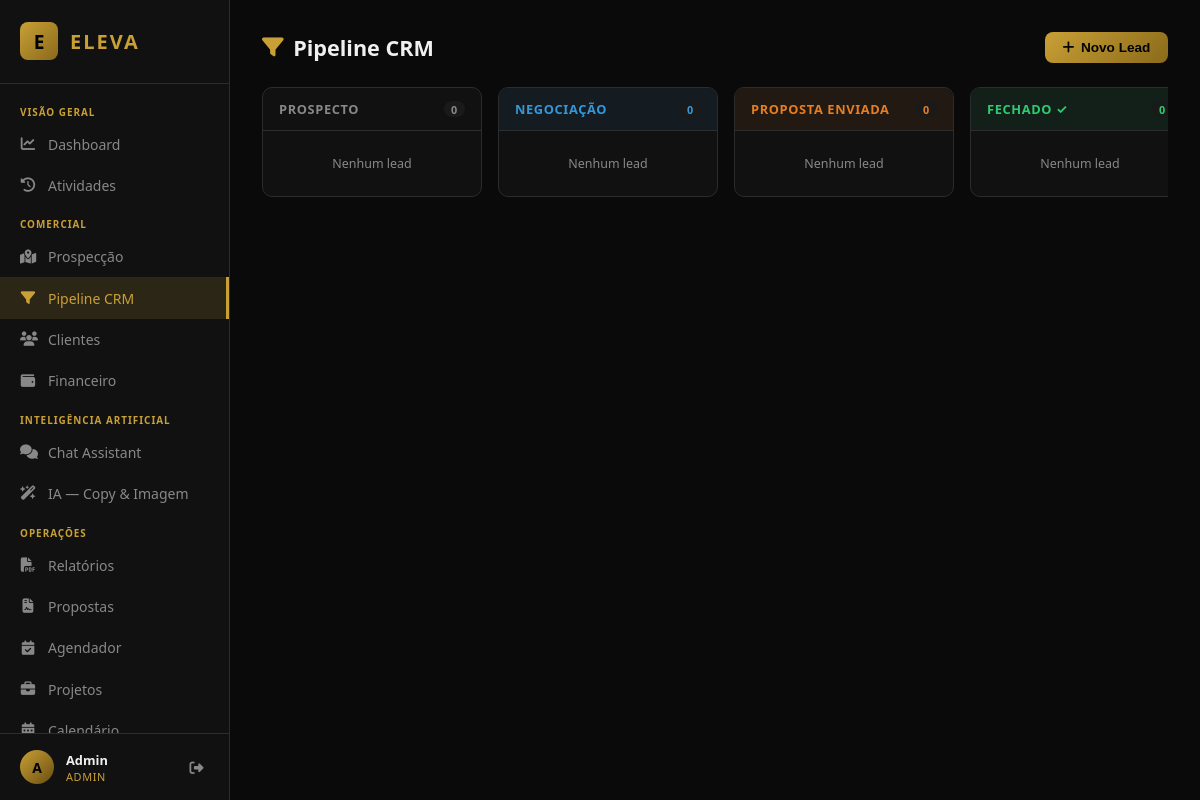
The page /pipeline (signed in) on the database its author committed.
### tables this page shows
CREATE TABLE users (
            id INTEGER PRIMARY KEY AUTOINCREMENT,
            name TEXT NOT NULL,
            email TEXT UNIQUE NOT NULL,
            password_hash TEXT NOT NULL,
            role TEXT DEFAULT 'ceo',
            created_at TEXT DEFAULT (datetime('now','localtime'))
        );

### main.py (the view)
@app.get("/pipeline", response_class=HTMLResponse)
def pipeline_page(request: Request):
    user = require_user(request)
    conn = get_db()
    rows = conn.execute("SELECT p.*, u.name as creator FROM pipeline p LEFT JOIN users u ON p.created_by=u.id ORDER BY p.created_at DESC").fetchall()
    conn.close()
    by_stage = {s: [] for s in STAGES}
    for r in rows:
        s = r["stage"] if r["stage"] in STAGES else "prospecto"
        by_stage[s].append(dict(r))
    totals = {s: sum(r["value"] for r in by_stage[s]) for s in STAGES}
    return templates.TemplateResponse("pipeline.html", {"request": request, "user": dict(user), "by_stage": by_stage, "stages": STAGES, "stages_label": STAGES_LABEL, "totals": totals})

### templates/pipeline.html (shortened to what this page needs)
{% extends "base.html" %}
{% block content %}
<div class="page-header">
  <h2><i class="fa fa-filter"></i> Pipeline CRM</h2>
  <button class="btn btn-primary" onclick="openModal('modal-novo-lead')"><i class="fa fa-plus"></i> Novo Lead</button>
</div>
<div class="pipeline-board">
  {% for stage in stages %}
  {% if stage != 'perdido' %}
  <div class="pipeline-col">
    <div class="pipeline-col-header stage-{{ stage }}">
      <span>{{ stages_label[stage] }}</span>
      <span class="count">{{ by_stage[stage]|length }}</span>
    </div>
    <div class="pipeline-cards">
      {% if not by_stage[stage] %}
      <div class="pipeline-empty">Nenhum lead</div>
      {% endif %}
    </div>
  </div>
  {% endif %}
  {% endfor %}
</div>
{% endblock %}

### templates/base.html (shortened to what this page needs)
<!DOCTYPE html>
<html lang="pt-BR">
<head>
  <link rel="stylesheet" href="/static/css/style.css"/>
  <link rel="stylesheet" href="https://cdnjs.cloudflare.com/ajax/libs/font-awesome/6.5.0/css/all.min.css"/>
</head>
<body>
  <nav class="sidebar" id="sidebar">
    <div class="sidebar-brand">
      <span class="brand-icon">E</span>
      <span class="brand-name">ELEVA</span>
    </div>
    <ul class="sidebar-nav">
      <li class="nav-section">VISÃO GERAL</li>
      <li><a href="/" class="{% if request.url.path == '/' %}active{% endif %}" onclick="closeSidebar()">
        <i class="fa fa-chart-line"></i><span>Dashboard</span>
      </a></li>
      <li><a href="/atividades" class="{% if '/atividades' in request.url.path %}active{% endif %}" onclick="closeSidebar()">
        <i class="fa fa-clock-rotate-left"></i><span>Atividades</span>
      </a></li>
      <li class="nav-section">COMERCIAL</li>
      <li><a href="/prospeccao" class="{% if '/prospeccao' in request.url.path %}active{% endif %}" onclick="closeSidebar()">
        <i class="fa fa-map-location-dot"></i><span>Prospecção</span>
      </a></li>
      <li><a href="/pipeline" class="{% if '/pipeline' in request.url.path %}active{% endif %}" onclick="closeSidebar()">
        <i class="fa fa-filter"></i><span>Pipeline CRM</span>
      </a></li>
      <li><a href="/clientes" class="{% if '/clientes' in request.url.path %}active{% endif %}" onclick="closeSidebar()">
        <i class="fa fa-users"></i><span>Clientes</span>
      </a></li>
      <li><a href="/financeiro" class="{% if '/financeiro' in request.url.path %}active{% endif %}" onclick="closeSidebar()">
        <i class="fa fa-wallet"></i><span>Financeiro</span>
      </a></li>
      <li class="nav-section">INTELIGÊNCIA ARTIFICIAL</li>
      <li><a href="/chat" class="{% if '/chat' in request.url.path %}active{% endif %}" onclick="closeSidebar()">
        <i class="fa fa-comments"></i><span>Chat Assistant</span>
      </a></li>
      <li><a href="/ia" class="{% if '/ia' in request.url.path %}active{% endif %}" onclick="closeSidebar()">
        <i class="fa fa-wand-magic-sparkles"></i><span>IA — Copy & Imagem</span>
      </a></li>
      <li class="nav-section">OPERAÇÕES</li>
      <li><a href="/relatorios" class="{% if '/relatorios' in request.url.path %}active{% endif %}" onclick="closeSidebar()">
        <i class="fa fa-file-pdf"></i><span>Relatórios</span>
      </a></li>
      <li><a href="/propostas" class="{% if '/propostas' in request.url.path %}active{% endif %}" onclick="closeSidebar()">
        <i class="fa fa-file-contract"></i><span>Propostas</span>
      </a></li>
      <li><a href="/agendador" class="{% if '/agendador' in request.url.path %}active{% endif %}" onclick="closeSidebar()">
        <i class="fa fa-calendar-check"></i><span>Agendador</span>
      </a></li>
      <li><a href="/projetos" class="{% if '/projetos' in request.url.path %}active{% endif %}" onclick="closeSidebar()">
        <i class="fa fa-briefcase"></i><span>Projetos</span>
      </a></li>
      <li><a href="/calendario" class="{% if '/calendario' in request.url.path %}active{% endif %}" onclick="closeSidebar()">
        <i class="fa fa-calendar-days"></i><span>Calendário</span>
      </a></li>
    </ul>
    <div class="sidebar-user">
      <div class="user-avatar">{{ user.name[0]|upper }}</div>
      <div class="user-info">
        <span class="user-name">{{ user.name }}</span>
        <span class="user-role">{{ user.role }}</span>
      </div>
      <a href="/logout" class="logout-btn" title="Sair"><i class="fa fa-sign-out-alt"></i></a>
    </div>
  </nav>
  <main class="main-content">
    <div class="page-container">
      {% block content %}{% endblock %}
    </div>
  </main>
</body>
</html>

### rows shown on the page
users: name "A", name "Admin", role "ADMIN"

### other values the page prints
{{ stages_label[stage] }} "PROSPECTO" "NEGOCIAÇÃO" "PROPOSTA ENVIADA" "FECHADO ✓"
{{ by_stage[stage]|length }} "0" "0" "0" "0"
